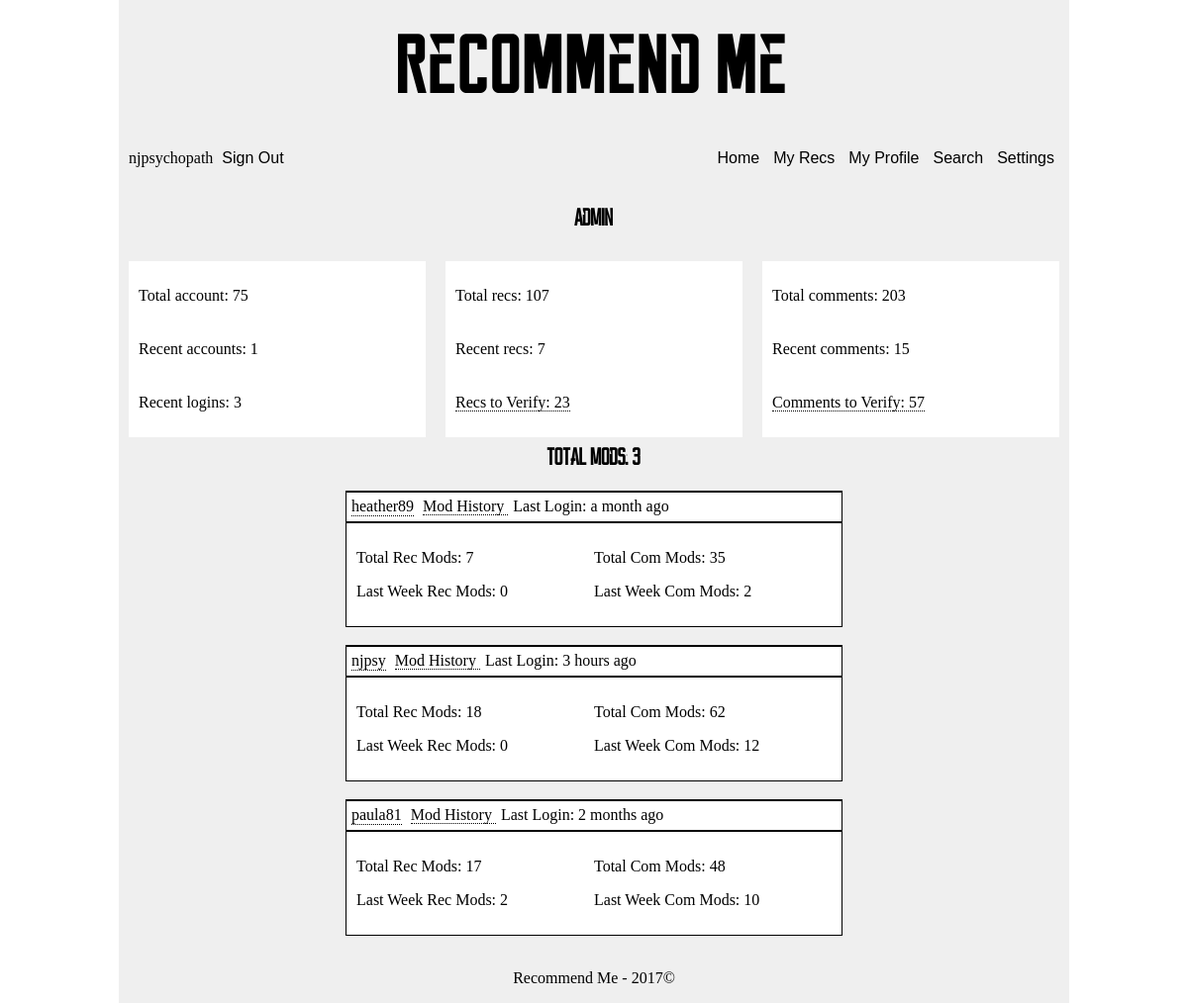
The app's page /admin/splash (signed in), older data.
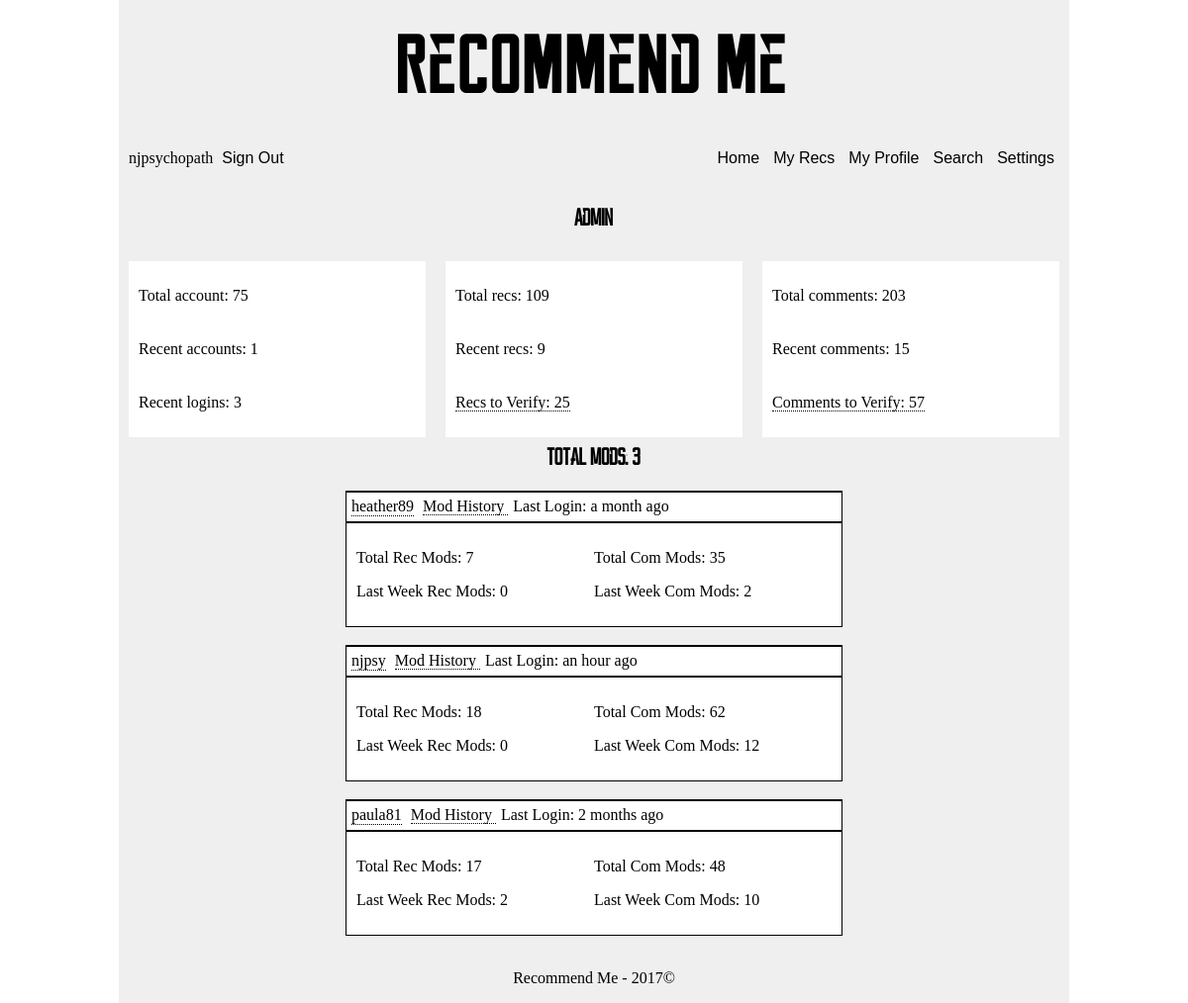
The same page, newer data.
### app/models.py (models this page shows, shortened)
class User(UserMixin, db.Model):
    __tablename__ = 'user'
    id = db.Column(db.INTEGER, primary_key=True)
    username = db.Column(db.String, unique=True, index=True)
    email = db.Column(db.String, unique=True, index=True)
    about_me = db.Column(db.TEXT)
    api = db.Column(db.String())
    confirmed = db.Column(db.BOOLEAN, default=False)
    display = db.Column(db.INTEGER, default=10)
    invalid_logins = db.Column(db.INTEGER, default=0)
    last_login = db.Column(db.DATETIME, default=datetime.utcnow)
    member_since = db.Column(db.DATETIME, default=datetime.utcnow)
    password_hash = db.Column(db.String(128))
    role_id = db.Column(db.INTEGER, db.ForeignKey('role.id'))
    updates = db.Column(db.BOOLEAN, default=True)
    role = db.relationship('Role', backref=backref('user', lazy='dynamic'))
    @property
    def password(self):
        raise AttributeError('password is hashed')
    def is_administrator(self):
        return self.role_id == 1

### app/admin/views.py (the view)
@admin.route('/splash')
@login_required
@is_administrator
def admin_splash():
    week_ago = datetime.today() - timedelta(days=7)
    data = {}
    users = func.count(distinct(User.id))
    recent_users = func.count(distinct(case([(User.member_since>week_ago, User.id),])))
    recent_logins = func.count(distinct(case([(User.last_login>week_ago, User.id),])))
    data['users'], data['recent_users'], data['recent_logins'] = db.session\
        .query(users, recent_users, recent_logins)\
        .all()[0]
    recs = func.count(distinct(Recommendation.id))
    recent_recs = func.count(distinct(case([(Recommendation.timestamp>week_ago, Recommendation.id),])))
    unverified_recs = func.count(distinct(case([(Recommendation.verification==1, Recommendation.id),])))
    data['recs'], data['recent_recs'], data['unverified_recs'] = db.session\
        .query(recs, recent_recs, unverified_recs)\
        .all()[0]
    comments = func.count(distinct(Comment.id))
    recent_comments = func.count(distinct(case([(Comment.timestamp>week_ago, Comment.id),])))
    unverified_comments = func.count(distinct(case([(Comment.verification==1, Comment.id),])))
    data['comments'], data['recent_comments'], data['unverified_comments'] = db.session\
        .query(comments, recent_comments, unverified_comments)\
        .all()[0]
    rec_mods = func.count(distinct(Rec_Moderation.id))
    recent_rec_mods = func.count(distinct(case([(Rec_Moderation.timestamp>week_ago, Rec_Moderation.id),])))
    com_mods = func.count(distinct(Com_Moderation.id))
    recent_com_mods = func.count(distinct(case([(Com_Moderation.timestamp>week_ago, Com_Moderation.id),])))
    data['mods'] = db.session.query(User, rec_mods, recent_rec_mods, com_mods, recent_com_mods)\
        .join(Rec_Moderation)\
        .join(Com_Moderation)\
        .filter(User.role_id==2)\
        .group_by(User.username)\
        .all()
    return render_template('admin/splash.html', data=data)

### app/auth/views.py (called while the page is built)
@auth.before_app_request
def before_request():
    if current_user.is_authenticated and not current_user.confirmed \
        and request.endpoint[:5] != 'auth.' and request.endpoint != 'static':
        return redirect(url_for('auth.unconfirmed'))

### app/models.py (called while the page is built)
@login_manager.user_loader
def load_user(user_id):
    return User.query.get(int(user_id))

### manage.py (called while the page is built)
@app.url_defaults
def hashed_static_file(endpoint, values):
    if 'static' == endpoint or endpoint.endswith('.static'):
        filename = values.get('filename')
        if filename:
            blueprint = request.blueprint
            if '.' in endpoint:  # blueprint
                blueprint = endpoint.rsplit('.', 1)[0]
            static_folder = app.static_folder
            if blueprint and app.blueprints[blueprint].static_folder:
                static_folder = app.blueprints[blueprint].static_folder
            fp = os.path.join(static_folder, filename)
            if os.path.exists(fp):
                values['_'] = int(os.stat(fp).st_mtime)

### app/templates/admin/splash.html (shortened to what this page needs)
<!DOCTYPE html>
{% extends 'abstract/three-column.html' %}
{% import 'macros/admin/moderator-info-macro.html' as moderator_info_macro %}
{% block head %}
  {{super()}}
  <link href="{{url_for('static', filename='css/macros/moderator-info.css')}}" type='text/css', rel='stylesheet'/>
{% endblock %}
{% block maincontent %}
  <h2>Admin</h2>
{% endblock %}
{% block c1 %}
    <p>Total account: {{data['users']}}</p>
    <p>Recent accounts: {{data['recent_users']}}</p>
    <p>Recent logins: {{data['recent_logins']}}</p>
{% endblock %}
{% block c2 %}
  <p>Total recs: {{data['recs']}}</p>
  <p>Recent recs: {{data['recent_recs']}}</p>
  <p>
    <a href="{{url_for('mod.verify_recs')}}">
      Recs to Verify: {{data['unverified_recs']}}
    </a>
  </p>
{% endblock %}
{% block c3 %}
  <p>Total comments: {{data['comments']}}</p>
  <p>Recent comments: {{data['recent_comments']}}</p>
  <p>
    <a href="{{url_for('mod.verify_comments')}}">
      Comments to Verify: {{data['unverified_comments']}}
    </a>
  </p>
{% endblock %}
{% block postcontent %}
  <h2>Total mods: {{data['mods']|length}}</h2>
  {{moderator_info_macro.mod_display(data['mods'], moment)}}
{% endblock %}

### app/templates/macros/admin/moderator-info-macro.html
{% macro mod_display(mods, moment) %}
  {% for mod_info in mods %}
    {% set mod, rec_mods, recent_rec_mods, com_mods, recent_com_mods = mod_info %}
    <div class='mod-display'>
      <div class='headline'>
        <a class='headline-element' href="{{url_for('personal.profile', id=mod.id)}}">
          {{mod.username}}
        </a>
        <a class='headline-elements' href="{{url_for('admin.mod_history', id=mod.id)}}">
          Mod History
        </a>
        <p class='headline-element'>Last Login: {{moment(mod.last_login).fromNow()}}</p>
      </div>
      <div class='w220'>
        <p>Total Rec Mods: {{rec_mods}}</p>
        <p>
          Last Week Rec Mods: {{recent_rec_mods}}
        </p>
      </div>
      <div class='w220'>
        <p>Total Com Mods: {{com_mods}}</p>
        <p>
          Last Week Com Mods: {{recent_com_mods}}
        </p>
      </div>
    </div>
    <br/>
  {% endfor %}
{% endmacro %}

Row changes from the older to the newer data that the page shows:
changed User "njpsy": last_login "3 hours ago" → "an hour ago"
Text that changed along with them:
{{ data['recs'] }}: "107" → "109"
{{ data['recent_recs'] }}: "7" → "9"
{{ data['unverified_recs'] }}: "23" → "25"
